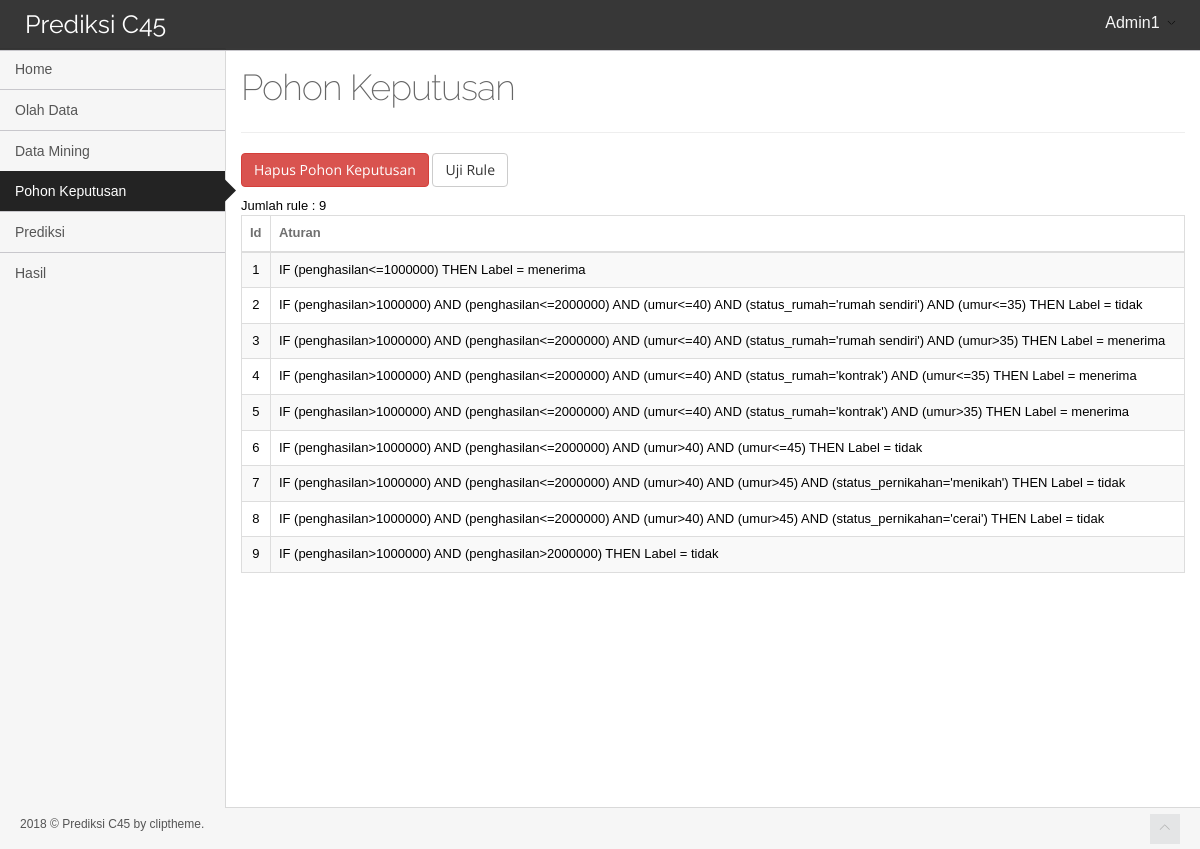
/index.php?menu=pohon_keputusan (signed in), run on the app's committed database.
### tables this page shows
CREATE TABLE `t_keputusan` (
  `id` int(11) NOT NULL,
  `parent` text,
  `akar` text,
  `keputusan` varchar(100) DEFAULT NULL
);

### fungsi.php (called while the page is built, shortened)
<?php
function can_access_menu($menu){
    return true;
}

### database.php (called while the page is built, shortened)
<?php
class database {
    private $servername;
    private $user_db;
    private $password_db;
    private $database;
    private $koneksi;
    function database() {
        return $this->connect_db();
    }
    function load_conf_db() {
        $path = dirname(__FILE__) . '/koneksi.php';
        if (file_exists($path)) {
            $conf = include $path;
            $this->servername = @$conf['host'];
            $this->database = @$conf['dbname'];
            $this->user_db = @$conf['username'];
            $this->password_db = @$conf['password'];
        }
    }
    public function connect_db() {
        $this->koneksi = mysqli_connect($this->servername, $this->user_db, $this->password_db, $this->database);
        return $this->koneksi;
    }
    function db_query($sql) {
        $conn = $this->koneksi;
        return mysqli_query($conn, $sql);
    }
    function db_fetch_array($result) {
        return mysqli_fetch_array($result);
    }
    function db_num_rows($result) {
        return mysqli_num_rows($result);
    }
}
?>

### koneksi.php (called while the page is built)
<?php
return array(
    'host' => "localhost",
    'username' => "root",
    'password' => "",
    'dbname' => "skripsi",
);

### pohon_keputusan.php (the view, shortened to what this page needs)
<?php
include_once "database.php";
include_once "fungsi.php";
$db_object = new database();
?>
<div class="content">
    <div class="main-content">
        <div class="container">
            <div class="row">
                <div class="col-sm-12">
                    <div class="page-header">
                        <h1>Pohon Keputusan </h1>
                    </div>
                </div>
            </div>
            <?php
            $query = $db_object->db_query("select * from t_keputusan order by(id)");
            $jumlah = $db_object->db_num_rows($query);
            if ($jumlah == 0) {
                echo "<center><h3> Pohon keputusan belum terbentuk...</h3></center>";
            } else {
                if ($_SESSION['koperasi_c45_level'] == 1) {
                    ?>
                    <p>
                        <a href="?menu=pohon_keputusan&act=delete" class="btn btn-danger" onClick="return confirm('Anda yakin akan hapus pohon keputusan?')">
                            Hapus Pohon Keputusan
                        </a>
                        <a href="?menu=uji_rule" class="btn btn-default">Uji Rule</a>
                    </p>
                    <?php
                }
                echo "Jumlah rule : " . $jumlah . "<br>";
                ?>
                <div class="table-responsive">
                    <table class="table table-striped table-bordered table-hover" id="sample-table-1">
                        <thead>
                            <tr>
                                <th>Id</th>
                                <th>Aturan</th>
                            </tr>
                        </thead>
                        <tbody>
                            <?php
                            while ($row = $db_object->db_fetch_array($query)) {
                                ?>
                                <tr>
                                    <td align='center'><?php echo $row['id']; ?></td>
                                    <td><?php
                                        echo "IF ";
                                        if ($row['parent'] != '') {
                                            echo $row['parent'] . " AND ";
                                        }
                                        echo $row['akar'] . " THEN Label = " . $row['keputusan'];
                                        ?>
                                    </td>
                                </tr>
                                <?php
                            }
                            ?>
                        </tbody>
                    </table>
                </div>
                <?php
            }
            ?>
        </div>
    </div>
</div>

### index.php (shortened to what this page needs)
<?php
$menu = '';
if (isset($_GET['menu'])) {
    $menu = $_GET['menu'];
}
include_once 'fungsi.php';
?>
<!DOCTYPE html>
<html lang="en" class="no-js">
    <head>
        <link rel="stylesheet" href="assets/plugins/bootstrap/css/bootstrap.min.css">
        <link rel="stylesheet" href="assets/plugins/font-awesome/css/font-awesome.min.css">
        <link rel="stylesheet" href="assets/fonts/style.css">
        <link rel="stylesheet" href="assets/css/main.css">
        <link rel="stylesheet" href="assets/css/main-responsive.css">
        <link rel="stylesheet" href="assets/plugins/iCheck/skins/all.css">
        <link rel="stylesheet" href="assets/plugins/bootstrap-colorpalette/css/bootstrap-colorpalette.css">
        <link rel="stylesheet" href="assets/plugins/perfect-scrollbar/src/perfect-scrollbar.css">
        <link rel="stylesheet" href="assets/css/theme_black_and_white.css" type="text/css" id="skin_color">
        <link rel="stylesheet" href="assets/css/print.css" type="text/css" media="print"/>
        <link rel="stylesheet" href="assets/plugins/fullcalendar/fullcalendar/fullcalendar.css">
    </head>
    <body>
        <?php
        include "header.php";
        ?>
        <div class="main-container">
            <?php
            include "sidebarMenu.php";
        $menu = '';
            if (isset($_GET['menu'])) {
                $menu = $_GET['menu'];
            }
            if ($menu != '') {
                if (file_exists($menu . ".php")) {
                    if (can_access_menu($menu)) {
                        include $menu . '.php';
                    } else {
                        include "forbidden.php";
                    }
                } else {
                    include "not_found.php";
                }
            } else {
                include "halaman_utama.php";
            }
            ?>
        </div>
        <div class="footer clearfix">
            <div class="footer-inner">
                2018 &copy; Prediksi C45 by cliptheme.
            </div>
            <div class="footer-items">
                <span class="go-top"><i class="clip-chevron-up"></i></span>
            </div>
        </div>
    </body>
</html>

### header.php (shortened to what this page needs)
<div class="navbar navbar-inverse navbar-fixed-top">
    <div class="container">
        <div class="navbar-header">
            <a class="navbar-brand" href="index.html">
                Prediksi C45
            </a>
        </div>
        <div class="navbar-tools">
            <ul class="nav navbar-right">
                <li class="dropdown current-user">
                    <a data-toggle="dropdown" data-hover="dropdown" class="dropdown-toggle" data-close-others="true" href="#">
                        <?php echo $_SESSION['koperasi_c45_nama']; ?>
                        <i class="clip-chevron-down"></i>
                    </a>
                </li>
            </ul>
        </div>
    </div>
</div>

### sidebarMenu.php
<?php
$menu = '';
if (isset($_GET['menu'])) {
    $menu = $_GET['menu'];
}
?>
<div class="navbar-content">
    <div class="main-navigation navbar-collapse collapse">
        <ul class="main-navigation-menu">
            <li <?php if (empty($menu)) echo "class='active open'"; ?> >
                <a href="index.php">
                    <span class="title"> Home </span><span class="selected"></span>
                </a>
            </li>
            <?php
            if ($_SESSION['koperasi_c45_level'] == 1) {
                ?>
                <li <?php if ($menu == 'olah_data') echo "class='active open'"; ?> >
                    <a href="index.php?menu=olah_data">
                        <span class="title"> Olah Data </span><span class="selected"></span>
                    </a>
                </li>
                <li <?php if ($menu == 'data_mining') echo "class='active open'"; ?> >
                    <a href="index.php?menu=data_mining">
                        <span class="title"> Data Mining </span><span class="selected"></span>
                    </a>
                </li>
                <?php
            }
            ?>
            <li <?php if ($menu == 'pohon_keputusan') echo "class='active open'"; ?> >
                <a href="index.php?menu=pohon_keputusan">
                    <span class="title"> Pohon Keputusan </span><span class="selected"></span>
                </a>
            </li>
            <?php
            if ($_SESSION['koperasi_c45_level'] == 1) {
                ?>
                <li <?php if ($menu == 'prediksi') echo "class='active open'"; ?> >
                    <a href="index.php?menu=prediksi">
                        <span class="title"> Prediksi </span><span class="selected"></span>
                    </a>
                </li>
                <?php
            }
            ?>
            <li <?php if ($menu == 'hasil') echo "class='active open'"; ?> >
                <a href="index.php?menu=hasil">
                    <span class="title"> Hasil </span><span class="selected"></span>
                </a>
            </li>
        </ul>
    </div>
</div>

### assets/css/main-responsive.css (style rules this page uses)
@media (min-width: 768px) { .main-navigation { position: absolute; width: 225px; } }
@media (min-width: 768px) { .main-content { margin-left: 225px; } }
@media (min-width: 768px) { .main-content > .container { min-height: 760px; } }

### assets/css/theme_black_and_white.css (style rules this page uses)
body, .main-container, .footer, .main-navigation, ul.main-navigation-menu > li > ul.sub-menu, .navigation-small ul.main-navigation-menu > li > ul.sub-menu { background-color: #F6F6F6 !important; }
.navbar-inverse { background: rgba(35, 35, 35, 0.9); border-color: #C8C7CC; }
.navbar-inverse .navbar-brand, .navbar-inverse .navbar-brand:hover, .navbar-inverse .nav > li > a { color: #ffffff; }
.navbar-inverse .nav > li > a { color: #F6F6F6; }
.navbar-inverse .nav > li.current-user > a { color: #F6F6F6 !important; }
.navbar-inverse .nav > li.current-user > a i { display: inline-block; text-align: center; width: 1.25em; color: #000000 !important; font-size: 12px; }
ul.main-navigation-menu > li a { border-bottom: none; border-top-color: #C8C7CC; color: #555555; }
ul.main-navigation-menu > li.active > a { background: #232323 !important; border-top: none !important; color: #fff; }
ul.main-navigation-menu > li.open > a, ul.main-navigation-menu > li > a:hover, ul.main-navigation-menu > li:hover > a { background-color: #D9D9D9; }
.navigation-toggler, .go-top { background-color: #E4E5E6 !important; color:#b1b1b1; }
.footer-inner { color: #555555; }
.main-content .container { border-left: 1px solid #D9D9D9; border-bottom: 1px solid #D9D9D9; }

### assets/css/print.css (style rules this page uses)
.navbar { display: none; }
.main-navigation { display: none; }
.page-header { display: none; }
.footer { display: none; }
.main-container { margin: 0 !important; padding: 0 !important; }
.main-content .container { min-height: auto !important; border: none !important; }

### data on the page
t_keputusan: id "1", akar "(penghasilan<=1000000)", keputusan "menerima"
t_keputusan: id "2", parent "(penghasilan>1000000) AND (penghasilan<=2000000) AND (umur<=40) AND (status_rumah='rumah sendiri')", akar "(umur<=35)", keputusan "tidak"
t_keputusan: id "3", parent "(penghasilan>1000000) AND (penghasilan<=2000000) AND (umur<=40) AND (status_rumah='rumah sendiri')", akar "(umur>35)", keputusan "menerima"
t_keputusan: id "4", parent "(penghasilan>1000000) AND (penghasilan<=2000000) AND (umur<=40) AND (status_rumah='kontrak')", akar "(umur<=35)", keputusan "menerima"
t_keputusan: id "5", parent "(penghasilan>1000000) AND (penghasilan<=2000000) AND (umur<=40) AND (status_rumah='kontrak')", akar "(umur>35)", keputusan "menerima"
t_keputusan: id "6", parent "(penghasilan>1000000) AND (penghasilan<=2000000) AND (umur>40)", akar "(umur<=45)", keputusan "tidak"
t_keputusan: id "7", parent "(penghasilan>1000000) AND (penghasilan<=2000000) AND (umur>40) AND (umur>45)", akar "(status_pernikahan='menikah')", keputusan "tidak"
t_keputusan: id "8", parent "(penghasilan>1000000) AND (penghasilan<=2000000) AND (umur>40) AND (umur>45)", akar "(status_pernikahan='cerai')", keputusan "tidak"
t_keputusan: id "9", parent "(penghasilan>1000000)", akar "(penghasilan>2000000)", keputusan "tidak"

### other printed values
$_SESSION['koperasi_c45_nama'] "Admin1"
$jumlah "9"
